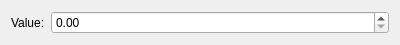
<?xml version="1.0" encoding="UTF-8"?>
<ui version="4.0">
 <class>FMODParamToStateWidget</class>
 <widget class="QWidget" name="FMODParamToStateWidget">
  <property name="geometry">
   <rect>
    <x>0</x>
    <y>0</y>
    <width>400</width>
    <height>45</height>
   </rect>
  </property>
  <property name="windowTitle">
   <string>Form</string>
  </property>
  <layout class="QFormLayout" name="formLayout">
   <item row="0" column="0">
    <widget class="QLabel" name="label">
     <property name="text">
      <string>Value:</string>
     </property>
    </widget>
   </item>
   <item row="0" column="1">
    <widget class="QDoubleSpinBox" name="dsb_Value"/>
   </item>
  </layout>
 </widget>
 <resources/>
 <connections/>
</ui>
